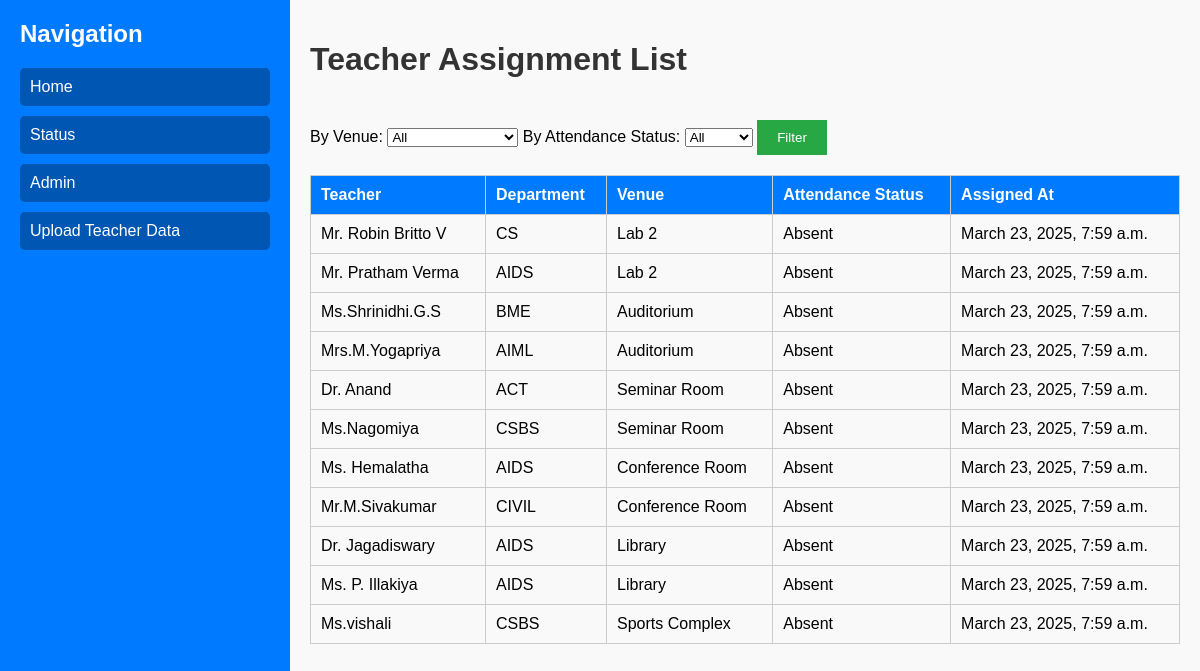
The app's page /assign/ with its own data.
### attendence/models.py (models this page shows, shortened)
class Assignment(models.Model):
    id = models.AutoField(primary_key=True)
    teacher = models.ForeignKey('Teacher', on_delete=models.CASCADE)
    venue = models.ForeignKey('Venue', on_delete=models.CASCADE)
    attendance_status = models.CharField(
        max_length=10,
        choices=[('Present', 'Present'), ('Absent', 'Absent')],
        default='Absent'
    )
    assigned_at = models.DateTimeField(auto_now_add=True)
    class Meta:
        unique_together = ('teacher', 'venue')

class Teacher(models.Model):
    teacher_id = models.CharField(max_length=20, unique=True, blank=True)
    name = models.CharField(max_length=100)
    department = models.CharField(max_length=100)
    gender = models.CharField(
        max_length=10,
        choices=[('Male', 'Male'), ('Female', 'Female')],
        default='Male'
    )
    phone_number = models.CharField(max_length=15)
    email = models.EmailField(unique=False)  # Added email field
    is_temporary = models.BooleanField(default=False)
    added_at = models.DateTimeField(auto_now_add=True, null=True, blank=True)

class Venue(models.Model):
    name = models.CharField(max_length=100)
    required = models.BooleanField(default=False)
    staff_count = models.PositiveIntegerField(default=1)

### attendence/views.py (the view)
# urls.py: path('assign/', views.assignment_list, name="assignment_list"),
def assignment_list(request):
    venue_filter = request.GET.get('venue')
    status_filter = request.GET.get('status')
    assignments = Assignment.objects.select_related('teacher', 'venue')
    if venue_filter and venue_filter != "All":
        assignments = assignments.filter(venue__name=venue_filter)
    if status_filter and status_filter != "All":
        assignments = assignments.filter(attendance_status=status_filter)
    venues = Venue.objects.all()
    attendance_counts = {
        "Present": assignments.filter(attendance_status="Present").count(),
        "Absent": assignments.filter(attendance_status="Absent").count(),
        "All": assignments.count(),
    }
    return render(request, 'assignment_list.html', {
        'assignments': assignments,
        'venues': venues,
        'attendance_counts': attendance_counts,
        'selected_venue': venue_filter,
        'selected_status': status_filter,
    })

### attendence/templates/assignment_list.html (shortened to what this page needs)
<!DOCTYPE html>
<html lang="en">
<head>
</head>
<body>
<div class="container">
    <div class="sidebar">
        <h2>Navigation</h2>
        <a href="{% url 'home_page' %}">Home</a>
        <a href="{% url 'assignment_list' %}">Status</a>
        <a href="{% url 'admin:index' %}">Admin</a>
        <a href="{% url 'upload_teachers' %}">Upload Teacher Data</a>
    </div>
    <div class="main">
        <h1>Teacher Assignment List</h1>
        <form method="get" class="filter-section">
            <label for="venue">By Venue:</label>
            <select name="venue" id="venue">
                <option value="All" {% if selected_venue == "All" %}selected{% endif %}>All</option>
            </select>
            <label for="status">By Attendance Status:</label>
            <select name="status" id="status">
                <option value="All" {% if selected_status == "All" %}selected{% endif %}>All</option>
            </select>
            <button type="submit" class="btn btn-save">Filter</button>
        </form>
        <table>
            <tr>
                <th>Teacher</th>
                <th>Department</th>
                <th>Venue</th>
                <th>Attendance Status</th>
                <th>Assigned At</th>
            </tr>
            {% for assignment in assignments %}
            <tr>
                <td>{{ assignment.teacher.name }}</td>
                <td>{{ assignment.teacher.department }}</td>
                <td>{{ assignment.venue.name }}</td>
                <td>{{ assignment.attendance_status }}</td>
                <td>{{ assignment.assigned_at }}</td>
            </tr>
            {% empty %}
            <tr>
                <td colspan="5">No assignments found</td>
            </tr>
            {% endfor %}
        </table>
    </div>
</div>
</body>
</html>

### attendence/templates/assignment_list.html (style rules this page uses)
body { font-family: Arial, sans-serif; margin: 0; padding: 0; background: #f9f9f9; }
.container { display: flex; height: 100vh; }
.sidebar { width: 250px; background: #007bff; color: white; padding: 20px; }
.sidebar h2 { margin: 0; padding-bottom: 20px; }
.sidebar a { display: block; color: white; padding: 10px; text-decoration: none; margin-bottom: 10px; border-radius: 5px; background: #0056b3; }
.main { flex: 1; padding: 20px; }
h1 { color: #333; }
table { width: 100%; border-collapse: collapse; margin-top: 20px; }
table, th, td { border: 1px solid #ccc; padding: 10px; text-align: left; }
th { background: #007bff; color: white; }
.btn { padding: 10px 20px; border: none; cursor: pointer; margin-top: 20px; }
.btn-save { background: #28a745; color: white; }

### records on screen
Assignment: teacher.name "Mr. Robin Britto V", teacher.department "CS", venue.name "Lab 2", attendance_status "Absent", assigned_at "March 23, 2025, 7:59 a.m."
Assignment: teacher.name "Mr. Pratham Verma", teacher.department "AIDS", venue.name "Lab 2", attendance_status "Absent", assigned_at "March 23, 2025, 7:59 a.m."
Assignment: teacher.name "Ms.Shrinidhi.G.S", teacher.department "BME", venue.name "Auditorium", attendance_status "Absent", assigned_at "March 23, 2025, 7:59 a.m."
Assignment: teacher.name "Mrs.M.Yogapriya", teacher.department "AIML", venue.name "Auditorium", attendance_status "Absent", assigned_at "March 23, 2025, 7:59 a.m."
Assignment: teacher.name "Dr. Anand", teacher.department "ACT", venue.name "Seminar Room", attendance_status "Absent", assigned_at "March 23, 2025, 7:59 a.m."
Assignment: teacher.name "Ms.Nagomiya", teacher.department "CSBS", venue.name "Seminar Room", attendance_status "Absent", assigned_at "March 23, 2025, 7:59 a.m."
Assignment: teacher.name "Ms. Hemalatha", teacher.department "AIDS", venue.name "Conference Room", attendance_status "Absent", assigned_at "March 23, 2025, 7:59 a.m."
Assignment: teacher.name "Mr.M.Sivakumar", teacher.department "CIVIL", venue.name "Conference Room", attendance_status "Absent", assigned_at "March 23, 2025, 7:59 a.m."
Assignment: teacher.name "Dr. Jagadiswary", teacher.department "AIDS", venue.name "Library", attendance_status "Absent", assigned_at "March 23, 2025, 7:59 a.m."
Assignment: teacher.name "Ms. P. Illakiya", teacher.department "AIDS", venue.name "Library", attendance_status "Absent", assigned_at "March 23, 2025, 7:59 a.m."
Assignment: teacher.name "Ms.vishali", teacher.department "CSBS", venue.name "Sports Complex", attendance_status "Absent", assigned_at "March 23, 2025, 7:59 a.m."
